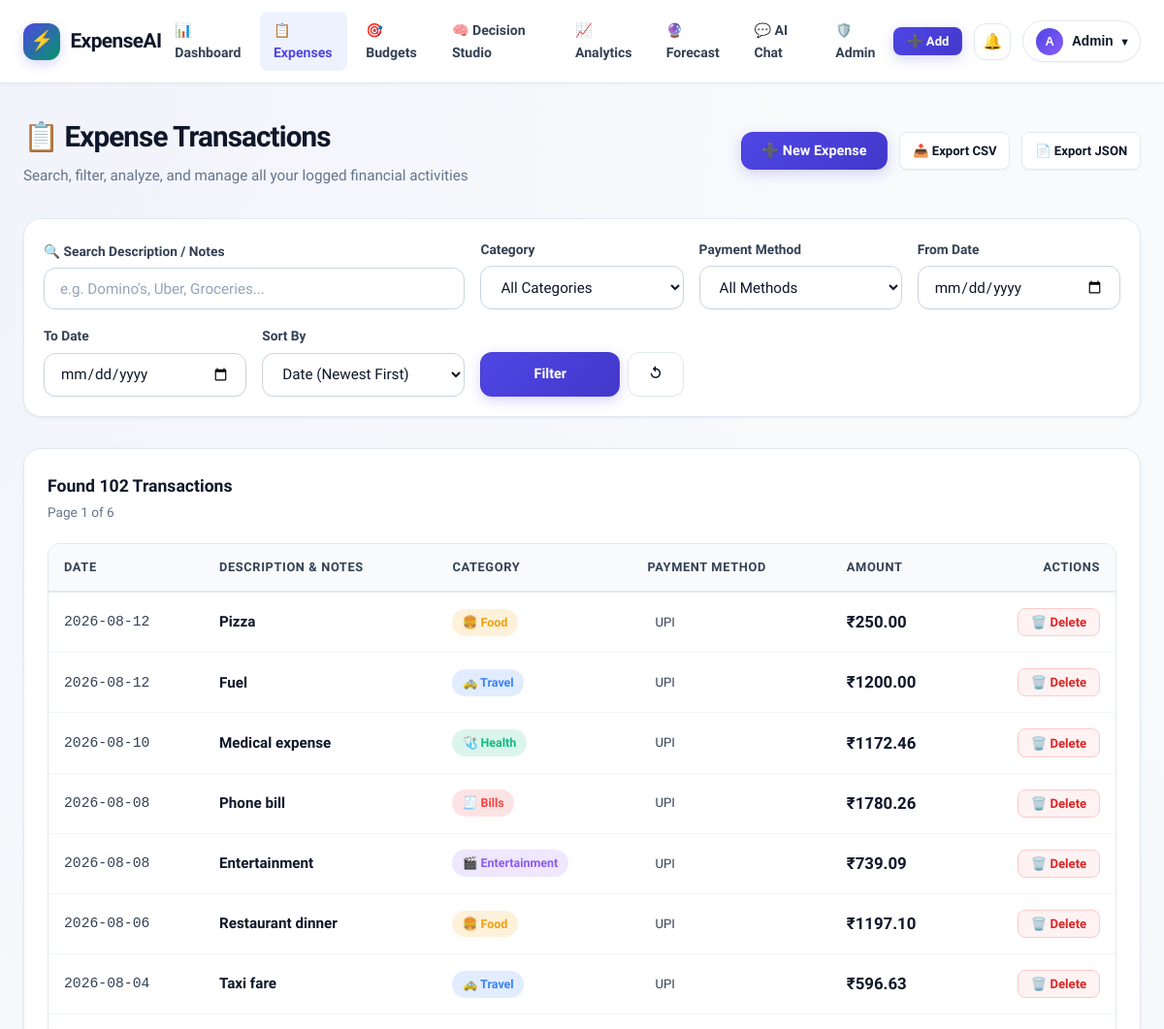
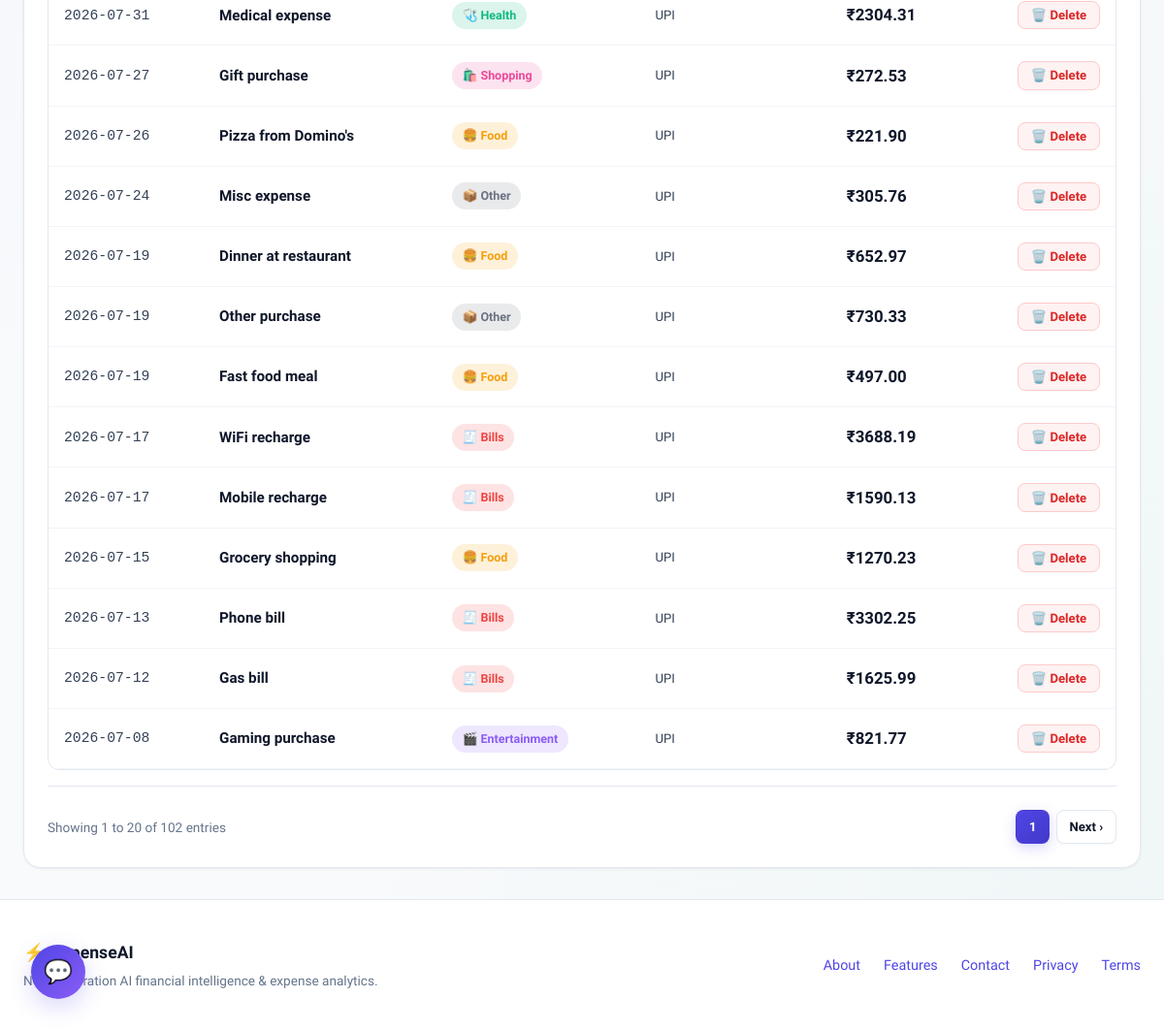
/list (signed in), run on the app's committed database (2 pictures, top to bottom).
### tables this page shows
CREATE TABLE expenses (
                    id INTEGER PRIMARY KEY AUTOINCREMENT,
                    date TEXT NOT NULL,
                    amount REAL NOT NULL,
                    description TEXT NOT NULL,
                    category TEXT NOT NULL
                , user_id INTEGER DEFAULT 1, payment_method TEXT DEFAULT 'UPI', notes TEXT DEFAULT '', receipt_path TEXT DEFAULT '', created_at TEXT DEFAULT '');

### app.py (the view)
@app.route("/expenses")
@app.route("/list")
@login_required
def list_expenses():
    uid = session["user_id"]
    category = request.args.get("category")
    payment_method = request.args.get("payment_method")
    start = request.args.get("start")
    end = request.args.get("end")
    query = request.args.get("q")
    sort_by = request.args.get("sort", "date_desc")
    page = int(request.args.get("page", "1"))
    limit = 20
    offset = (page - 1) * limit
    total_count = db.count_expenses(
        user_id=uid,
        start_date=start or None,
        end_date=end or None,
        category=category or None,
        search_query=query or None,
        payment_method=payment_method or None,
    )
    expenses = db.list_expenses(
        user_id=uid,
        start_date=start or None,
        end_date=end or None,
        category=category or None,
        search_query=query or None,
        payment_method=payment_method or None,
        sort_by=sort_by,
        limit=limit,
        offset=offset,
    )
    total_pages = max(1, (total_count + limit - 1) // limit)
    return render_template(
        "list.html",
        title="Expense Directory",
        expenses=expenses,
        page=page,
        current_page=page,
        limit=limit,
        total_pages=total_pages,
        total_count=total_count,
        query=query or "",
        selected_category=category or "all",
        selected_payment=payment_method or "all",
        search_query=query or "",
        start_date=start or "",
        end_date=end or "",
        sort_by=sort_by,
    )

### app.py (called while the page is built)
def login_required(view):
    @functools.wraps(view)
    def wrapped_view(**kwargs):
        if "user_id" not in session:
            flash("Please log in or try the instant demo to access this feature.", "warning")
            return redirect(url_for("login", next=request.path))
        return view(**kwargs)
    return wrapped_view

@app.context_processor
def inject_global_context():
    unread_count = 0
    curr_symbol = session.get("user_currency", "₹")
    if "user_id" in session:
        unread_count = db.count_unread_notifications(session["user_id"])
    return {
        "unread_notifs_count": unread_count,
        "today_date": date.today().isoformat(),
        "cat_meta": CATEGORY_METADATA,
        "currency": curr_symbol,
    }

### db.py (called while the page is built)
    def _get_connection(self) -> sqlite3.Connection:
        conn = sqlite3.connect(self.db_path)
        conn.row_factory = sqlite3.Row
        return conn

    def count_unread_notifications(self, user_id: int) -> int:
        with self._get_connection() as conn:
            row = conn.execute("SELECT COUNT(*) as c FROM notifications WHERE user_id = ? AND is_read = 0", (user_id,)).fetchone()
            return int(row["c"]) if row else 0

### templates/list.html (shortened to what this page needs)
{% extends "base.html" %}
{% block content %}
<div class="list-view">
    <div class="page-header">
        <div>
            <h1 class="page-title">
                <span>📋 Expense Transactions</span>
            </h1>
            <p class="page-subtitle">Search, filter, analyze, and manage all your logged financial activities</p>
        </div>
        <div style="display: flex; gap: 0.75rem; flex-wrap: wrap;">
            <button class="btn btn-primary" data-open-modal="quickAddModal">
                <span>➕ New Expense</span>
            </button>
            <a href="{{ url_for('export_expenses_csv') }}" class="btn btn-secondary btn-sm">
                <span>📥 Export CSV</span>
            </a>
            <a href="{{ url_for('export_expenses_json') }}" class="btn btn-secondary btn-sm">
                <span>📄 Export JSON</span>
            </a>
        </div>
    </div>
    <div class="card" style="margin-bottom: 2rem; padding: 1.25rem;">
        <form method="GET" action="{{ url_for('list_expenses') }}" id="filterForm">
            <div style="display: grid; grid-template-columns: repeat(auto-fit, minmax(180px, 1fr)); gap: 1rem; align-items: flex-end;">
                <div class="form-group" style="margin-bottom: 0; grid-column: span 2;">
                    <label class="form-label">🔍 Search Description / Notes</label>
                    <input type="text" name="q" class="form-control" placeholder="e.g. Domino's, Uber, Groceries..." value="{{ query or '' }}">
                </div>
                <div class="form-group" style="margin-bottom: 0;">
                    <label class="form-label">Category</label>
                    <select name="category" class="form-select">
                        <option value="">All Categories</option>
                    </select>
                </div>
                <div class="form-group" style="margin-bottom: 0;">
                    <label class="form-label">Payment Method</label>
                    <select name="payment_method" class="form-select">
                        <option value="">All Methods</option>
                    </select>
                </div>
                <div class="form-group" style="margin-bottom: 0;">
                    <label class="form-label">From Date</label>
                    <input type="date" name="start" class="form-control" value="{{ start_date or '' }}">
                </div>
                <div class="form-group" style="margin-bottom: 0;">
                    <label class="form-label">To Date</label>
                    <input type="date" name="end" class="form-control" value="{{ end_date or '' }}">
                </div>
                <div class="form-group" style="margin-bottom: 0;">
                    <label class="form-label">Sort By</label>
                    <select name="sort" class="form-select">
                        <option value="date_desc" {% if sort_by == 'date_desc' %}selected{% endif %}>Date (Newest First)</option>
                    </select>
                </div>
                <div style="display: flex; gap: 0.5rem;">
                    <button type="submit" class="btn btn-primary" style="flex: 1;">Filter</button>
                    <a href="{{ url_for('list_expenses') }}" class="btn btn-secondary" title="Reset Filters">↺</a>
                </div>
            </div>
        </form>
    </div>
    <div class="card">
        <div class="card-header">
            <div>
                <h3 class="card-title">
                    <span>Found {{ total_count }} Transactions</span>
                </h3>
                <span style="font-size: 0.85rem; color: var(--text-muted);">Page {{ page }} of {{ total_pages }}</span>
            </div>
        </div>
        {% if expenses and expenses|length > 0 %}
        <div class="table-responsive">
            <table class="table">
                <thead>
                    <tr>
                        <th>Date</th>
                        <th>Description & Notes</th>
                        <th>Category</th>
                        <th>Payment Method</th>
                        <th>Amount</th>
                        <th style="text-align: right;">Actions</th>
                    </tr>
                </thead>
                <tbody>
                    {% for exp in expenses %}
                    <tr>
                        <td><code>{{ exp.date }}</code></td>
                        <td>
                            <strong style="color: var(--text-primary); font-size: 0.95rem;">{{ exp.description }}</strong>
                        </td>
                        <td>
                            <span class="badge" style="background: {{ cat_meta.get(exp.category, {}).get('bg', 'rgba(255,255,255,0.1)') }}; color: {{ cat_meta.get(exp.category, {}).get('color', 'var(--text-primary)') }};">
                                {{ cat_meta.get(exp.category, {}).get('icon', '🏷️') }} {{ exp.category }}
                            </span>
                        </td>
                        <td>
                            <span style="font-size: 0.82rem; padding: 3px 8px; background: var(--bg-input); border-radius: var(--radius-sm);">
                                {{ exp.payment_method or 'UPI' }}
                            </span>
                        </td>
                        <td>
                            <strong style="color: var(--text-primary); font-size: 1.05rem;">
                                {{ currency }}{{ "%.2f"|format(exp.amount) }}
                            </strong>
                        </td>
                        <td style="text-align: right;">
                            <form action="{{ url_for('delete_expense_route', expense_id=exp.id) }}" method="POST" style="display: inline;" onsubmit="return confirm('Are you sure you want to delete this expense record?');">
                                <button type="submit" class="btn btn-danger btn-sm" title="Delete Expense">🗑️ Delete</button>
                            </form>
                        </td>
                    </tr>
                    {% endfor %}
                </tbody>
            </table>
        </div>
        {% if total_pages > 1 %}
        <div style="display: flex; justify-content: space-between; align-items: center; padding-top: 1.5rem; margin-top: 1rem; border-top: 1px solid var(--border-color);">
            <div>
                <span style="font-size: 0.85rem; color: var(--text-muted);">
                    Showing {{ (page - 1) * limit + 1 }} to {{ [page * limit, total_count]|min }} of {{ total_count }} entries
                </span>
            </div>
            <div style="display: flex; gap: 0.4rem;">
                <span class="btn btn-primary btn-sm" style="cursor: default;">{{ page }}</span>
                {% if page < total_pages %}
                <a href="{{ url_for('list_expenses', page=page+1, q=query, category=selected_category, payment_method=selected_payment, start=start_date, end=end_date, sort=sort_by) }}" class="btn btn-secondary btn-sm">Next ›</a>
                {% endif %}
            </div>
        </div>
        {% endif %}
        {% endif %}
    </div>
</div>
{% endblock %}

### templates/base.html (shortened to what this page needs)
<!DOCTYPE html>
<html lang="en" data-theme="light">
<head>
    <link rel="stylesheet" href="{{ url_for('static', filename='styles.css') }}">
</head>
<body>
    <nav class="navbar">
        <div class="nav-container">
            <a href="{{ url_for('index') if session.get('user_id') else url_for('landing') }}" class="brand">
                <div class="brand-icon">⚡</div>
                <span>ExpenseAI</span>
            </a>
            {% if session.get('user_id') %}
            <ul class="nav-links">
                <li><a href="{{ url_for('dashboard') }}" class="nav-link {% if request.endpoint == 'dashboard' %}active{% endif %}">📊 Dashboard</a></li>
                <li><a href="{{ url_for('list_expenses') }}" class="nav-link {% if request.endpoint == 'list_expenses' %}active{% endif %}">📋 Expenses</a></li>
                <li><a href="{{ url_for('budgets_page') }}" class="nav-link {% if request.endpoint == 'budgets_page' %}active{% endif %}">🎯 Budgets</a></li>
                <li><a href="{{ url_for('decision_studio_page') }}" class="nav-link {% if request.endpoint == 'decision_studio_page' %}active{% endif %}">🧠 Decision Studio</a></li>
                <li><a href="{{ url_for('analytics_page') }}" class="nav-link {% if request.endpoint == 'analytics_page' %}active{% endif %}">📈 Analytics</a></li>
                <li><a href="{{ url_for('predict_page') }}" class="nav-link {% if request.endpoint == 'predict_page' %}active{% endif %}">🔮 Forecast</a></li>
                <li><a href="{{ url_for('chat_page') }}" class="nav-link {% if request.endpoint == 'chat_page' %}active{% endif %}">💬 AI Chat</a></li>
                {% if session.get('user_role') == 'admin' %}
                <li><a href="{{ url_for('admin_page') }}" class="nav-link {% if request.endpoint == 'admin_page' %}active{% endif %}">🛡️ Admin</a></li>
                {% endif %}
            </ul>
            {% endif %}
            <div class="nav-actions">
                {% if session.get('user_id') %}
                <button class="btn btn-primary btn-sm" data-open-modal="quickAddModal">
                    <span>➕ Add</span>
                </button>
                <a href="{{ url_for('notifications_page') }}" class="btn-icon" title="Notifications" style="position: relative;">
                    🔔
                </a>
                <div class="user-dropdown">
                    <button id="userMenuBtn" class="user-btn">
                        <div class="user-avatar">{{ (session.get('user_name', 'U'))[:1].upper() }}</div>
                        <span>{{ (session.get('user_name', 'User')).split(' ')[0] }}</span>
                        <small>▾</small>
                    </button>
                </div>
                {% else %}
                <a href="{{ url_for('login') }}" class="btn btn-secondary btn-sm">Log In</a>
                <a href="{{ url_for('signup') }}" class="btn btn-primary btn-sm">Get Started</a>
                {% endif %}
            </div>
        </div>
    </nav>
    <main class="container">
        {% block content %}{% endblock %}
    </main>
    {% if session.get('user_id') %}
    <button id="floatingChatBtn" class="floating-chat-btn" title="Ask AI Financial Assistant">💬</button>
    {% endif %}
    <footer class="footer">
        <div class="footer-container">
            <div>
                <div style="display: flex; align-items: center; gap: 0.5rem; font-weight: 800; font-size: 1.1rem; color: var(--text-primary); margin-bottom: 0.25rem;">
                    <span style="color: var(--primary);">⚡</span> ExpenseAI
                </div>
                <p style="color: var(--text-muted); font-size: 0.85rem;">Next-generation AI financial intelligence & expense analytics.</p>
            </div>
            <ul class="footer-links">
                <li><a href="{{ url_for('about_page') }}">About</a></li>
                <li><a href="{{ url_for('features_page') }}">Features</a></li>
                <li><a href="{{ url_for('contact_page') }}">Contact</a></li>
                <li><a href="{{ url_for('privacy_page') }}">Privacy</a></li>
                <li><a href="{{ url_for('terms_page') }}">Terms</a></li>
            </ul>
        </div>
    </footer>
</body>
</html>

### data on the page
expenses: date "2026-08-12", description "Pizza", get "🍔", category "Food", payment_method "UPI", currency "₹", amount "250.00"
expenses: date "2026-08-12", description "Fuel", get "🚕", category "Travel", payment_method "UPI", currency "₹", amount "1200.00"
expenses: date "2026-08-10", description "Medical expense", get "🩺", category "Health", payment_method "UPI", currency "₹", amount "1172.46"
expenses: date "2026-08-08", description "Phone bill", get "🧾", category "Bills", payment_method "UPI", currency "₹", amount "1780.26"
expenses: date "2026-08-08", description "Entertainment", get "🎬", category "Entertainment", payment_method "UPI", currency "₹", amount "739.09"
expenses: date "2026-08-06", description "Restaurant dinner", get "🍔", category "Food", payment_method "UPI", currency "₹", amount "1197.10"
expenses: date "2026-08-04", description "Taxi fare", get "🚕", category "Travel", payment_method "UPI", currency "₹", amount "596.63"
expenses: date "2026-07-31", description "Medical expense", get "🩺", category "Health", payment_method "UPI", currency "₹", amount "2304.31"
expenses: date "2026-07-27", description "Gift purchase", get "🛍️", category "Shopping", payment_method "UPI", currency "₹", amount "272.53"
expenses: date "2026-07-26", description "Pizza from Domino's", get "🍔", category "Food", payment_method "UPI", currency "₹", amount "221.90"
expenses: date "2026-07-24", description "Misc expense", get "📦", category "Other", payment_method "UPI", currency "₹", amount "305.76"
expenses: date "2026-07-19", description "Dinner at restaurant", get "🍔", category "Food", payment_method "UPI", currency "₹", amount "652.97"
expenses: date "2026-07-19", description "Other purchase", get "📦", category "Other", payment_method "UPI", currency "₹", amount "730.33"
expenses: date "2026-07-19", description "Fast food meal", get "🍔", category "Food", payment_method "UPI", currency "₹", amount "497.00"
expenses: date "2026-07-17", description "WiFi recharge", get "🧾", category "Bills", payment_method "UPI", currency "₹", amount "3688.19"
expenses: date "2026-07-17", description "Mobile recharge", get "🧾", category "Bills", payment_method "UPI", currency "₹", amount "1590.13"
expenses: date "2026-07-15", description "Grocery shopping", get "🍔", category "Food", payment_method "UPI", currency "₹", amount "1270.23"
expenses: date "2026-07-13", description "Phone bill", get "🧾", category "Bills", payment_method "UPI", currency "₹", amount "3302.25"
expenses: date "2026-07-12", description "Gas bill", get "🧾", category "Bills", payment_method "UPI", currency "₹", amount "1625.99"
expenses: date "2026-07-08", description "Gaming purchase", get "🎬", category "Entertainment", payment_method "UPI", currency "₹", amount "821.77"

### other printed values
{{ (session.get('user_name', 'U'))[:1].upper() }} "A"
{{ (session.get('user_name', 'User')).split(' ')[0] }} "Admin"
{{ total_count }} "102"
{{ page }} "1"
{{ total_pages }} "6"
{{ (page - 1) * limit + 1 }} "1"
{{ [page * limit, total_count]|min }} "20"
